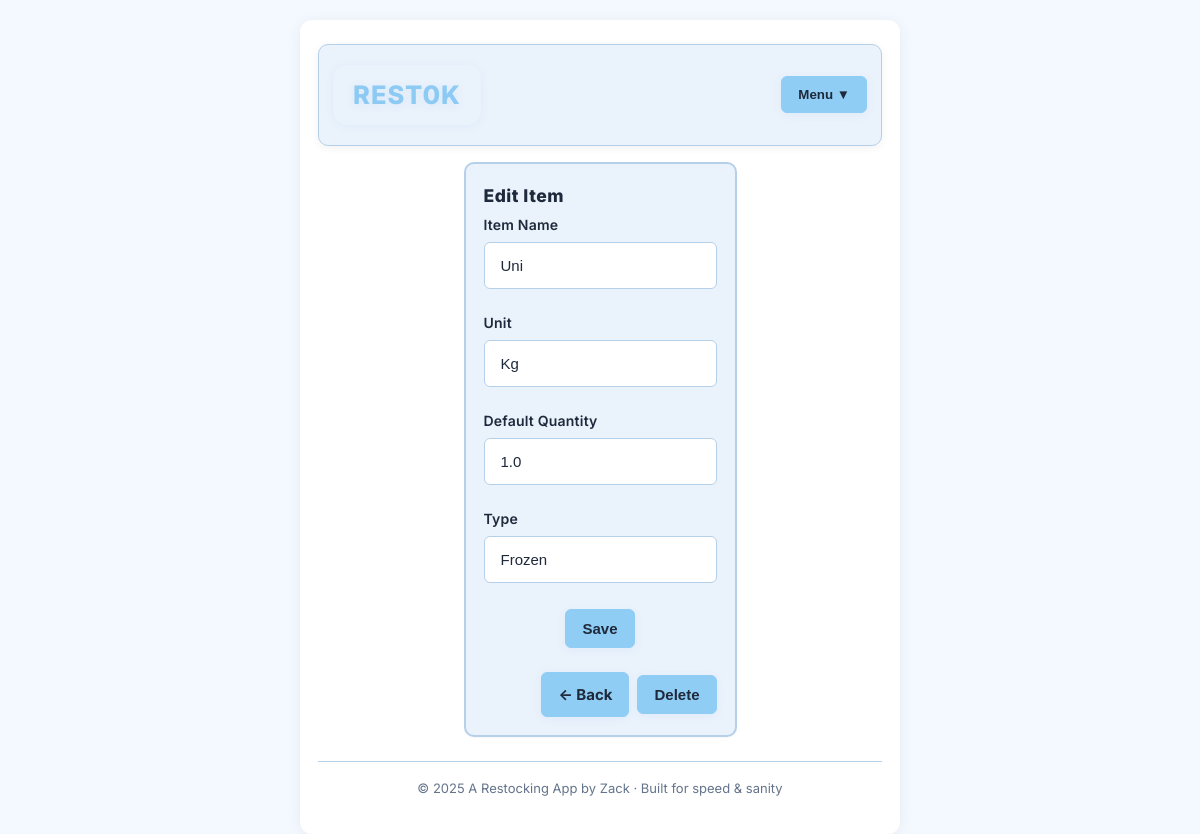
The app's page /items/1/edit with its own data.
### models.py (models this page shows)
class Item(db.Model):
    __tablename__ = "items"
    id = db.Column(db.Integer, primary_key=True)
    supplier_id = db.Column(db.Integer, db.ForeignKey("suppliers.id"), nullable=False)
    name = db.Column(db.String(160), nullable=False)
    unit = db.Column(db.String(32), nullable=False)  # kg, pkt, carton, tin
    default_qty = db.Column(db.Float, nullable=False, default=1)
    item_type = db.Column(db.String(64), nullable=True)  # Dry, Frozen, Vegetables, etc.
    active = db.Column(db.Boolean, nullable=False, default=True)
    __table_args__ = (
        db.UniqueConstraint("supplier_id", "name", name="uq_item_per_supplier"),
    )

### app.py (the view)
    @app.get("/items/<int:item_id>/edit")
    def item_edit(item_id):
        item_obj = Item.query.get_or_404(item_id)
        return render_template(
            "item_form.html", supplier=item_obj.supplier, item=item_obj
        )

### templates/item_form.html
{% extends "base.html" %}
{% block content %}
{% set back_url = url_for('supplier_items', supplier_id=supplier.id) %}
<div class="card" style="max-width:400px; margin:auto; padding:18px;">
  <h3 style="margin-top:0;">
    {% if item %}Edit Item{% else %}Add Item{% endif %}
  </h3>
  <form method="post" class="grid" style="gap: 12px;">
    <label class="form-label">
      <span>Item Name</span>
      <input name="name" required class="input-wide" placeholder="e.g. Tomatoes"
        value="{{ item.name if item else '' }}">
    </label>
    <label class="form-label">
      <span>Unit</span>
      <input name="unit" required class="input-wide" placeholder="e.g. kg, box" value="{{ item.unit if item else '' }}">
    </label>
    <label class="form-label">
      <span>Default Quantity</span>
      <input name="default_qty" type="number" step="0.01" min="0" required class="input-wide" placeholder="e.g. 1.00"
        value="{{ item.default_qty if item else '' }}">
    </label>
    <label class="form-label">
      <span>Type</span>
      <input name="item_type" class="input-wide" placeholder="e.g. Vegetable, Dairy"
        value="{{ item.item_type if item else '' }}">
    </label>
    <button type="submit" class="btn primary" style="font-size:1rem;">{% if item %}Save{% else %}Add Item{% endif %}</button>
    <div class="row" style="justify-content:flex-end; gap:8px; margin-top:12px;">
      <a href="{{ back_url }}" class="btn" style="font-size:1rem;">← Back</a>
      {% if item %}
      <form method="post" action="{{ url_for('item_delete', item_id=item.id) }}" style="display:inline;">
        <button type="submit" class="btn btn-delete" style="font-size:1rem;" onclick="return confirm('Delete this item?')">Delete</button>
      </form>
      {% endif %}
    </div>
  </form>
</div>
{% endblock %}

### static/style.css (style rules this page uses)
*, *::before, *::after { box-sizing: border-box; }
html, body { height: 100%; margin: 0; font: var(--fs)/1.55 var(--font); color: var(--text); background: var(--bg); padding: 0; }
:root { --bg: #f4f8ff; --card: #eaf2fb; --text: #1e293b; --muted: #64748b; --brand: #90cdf4; --brand-600: #60a5fa; --accent: #90cdf4; --accent-600: #60a5fa; --border: #b6d0ea; --ring: rgba(96, 165, 250, .18); --shadow-sm: 0 1px 2px rgba(16, 24, 40, .04); --shadow: 0 2px 8px rgba(16, 24, 40, .06); --radius-sm: 6px; --radius: 10px; --radius-lg: 14px; --font: "Inter", system-ui, -apple-system, Segoe UI, Roboto, "Helvetica Neue", Arial, sans-serif; --fs-xs: 12px; --fs-sm: 13px; --fs: 15px; --fs-md: 16px; --fs-lg: 18px; --fs-xl: 22px; --sp-1: 6px; --sp-2: 10px; --sp-3: 12px; --sp-4: 14px; --sp-5: 16px; --sp-6: 20px; --sp-8: 24px; }
body { padding: var(--sp-6); -webkit-font-smoothing: antialiased; -moz-osx-font-smoothing: grayscale; }
label { font-weight: 600; font-size: var(--fs-sm); }
input, select, textarea { width: 100%; box-sizing: border-box; padding: 14px 16px; border-radius: var(--radius-sm); border: 1px solid var(--border); background: #fff; color: var(--text); font-size: var(--fs); margin-top: 6px; }
.form-label { width: 100%; display: flex; flex-direction: column; align-items: flex-start; margin-bottom: 14px; }
.form-label > span { font-size: 1.08em; font-weight: 600; color: var(--text); margin-bottom: 2px; letter-spacing: 0.2px; line-height: 1.2; white-space: nowrap; overflow: hidden; text-overflow: ellipsis; }
.btn { display: inline-flex; align-items: center; gap: 8px; padding: 10px 16px; border-radius: var(--radius-sm); border: 1px solid var(--brand); background: linear-gradient(90deg, var(--brand) 70%, var(--accent) 100%); color: #1e293b; text-decoration: none; cursor: pointer; font-weight: 700; box-shadow: 0 2px 8px rgba(96,165,250,0.08); transition: background .15s, border-color .15s, box-shadow .15s; }
.btn.primary { background: linear-gradient(90deg, var(--accent) 60%, var(--brand) 100%); border-color: var(--accent); color: #fff; }
.btn-delete { background: #ef4444; color: #fff; border-color: #ef4444; }
.card { background: var(--card); border: 2px solid var(--border); border-radius: var(--radius); box-shadow: var(--shadow-sm); padding: 20px 18px; overflow-wrap: break-word; word-break: break-word; box-sizing: border-box; }
.grid { display: flex; flex-direction: column; gap: var(--sp-3); width: 100%; align-items: center; }
.row { display: flex; flex-direction: row; gap: var(--sp-3); align-items: center; justify-content: center; width: 100%; flex-wrap: wrap; }
a, button, .btn, [role="button"] { outline: none; }
input[type="number"] { -moz-appearance: textfield; }
.btn, .btn.primary, .btn-add-item, .supplier-action-btn, .order-btn { background: var(--brand); color: #1e293b; border-color: var(--brand); font-weight: 700; box-shadow: 0 2px 8px rgba(96,165,250,0.08); border-radius: var(--radius-sm); transition: background .15s, border-color .15s, box-shadow .15s; }
.input-wide { width: 100%; max-width: 340px; box-sizing: border-box; padding: 14px 16px; font-size: var(--fs); border-radius: var(--radius-sm); border: 1px solid var(--border); margin-top: 6px; background: #fff; }
h1, h2, h3, h4, h5, h6 { font-family: var(--font); font-weight: 800; color: #1e293b; letter-spacing: 0.5px; margin-top: 0.8em; margin-bottom: 0.5em; background: none; }
body, p, li, td, th, label, span, div { font-family: var(--font); color: var(--text); font-weight: 500; background: none; }
a { color: var(--brand); text-decoration: none; font-weight: 600; transition: color 0.15s; }

### records on screen
Item: name "Uni", unit "Kg", default_qty "1.0", item_type "Frozen"

### other values on screen
{{ 2025 }} "2025"
